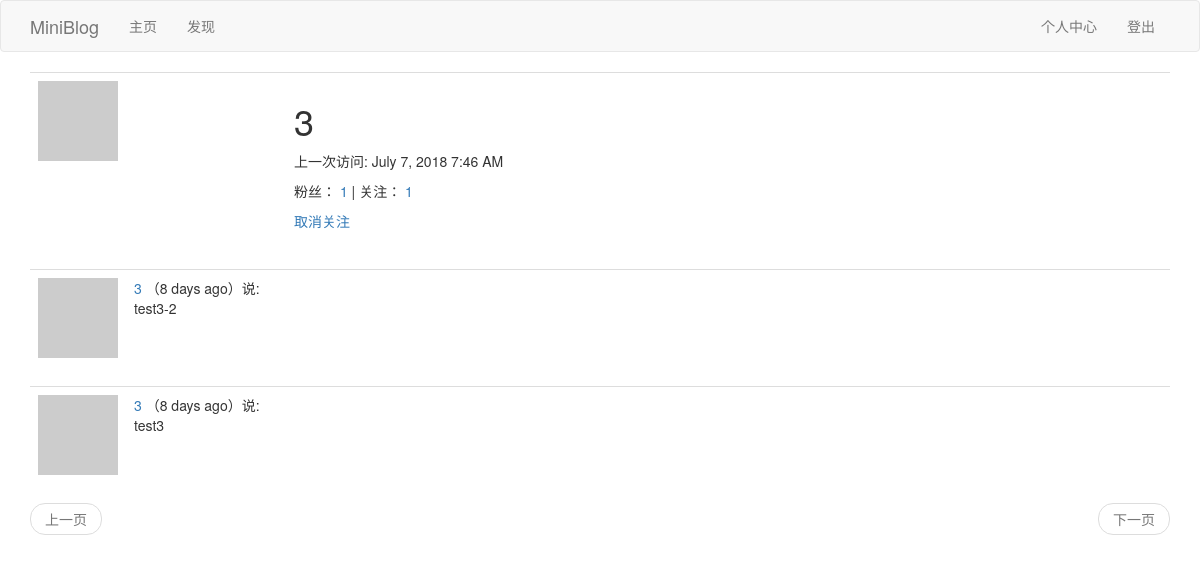
The app's page /user/3 (signed in), older data.
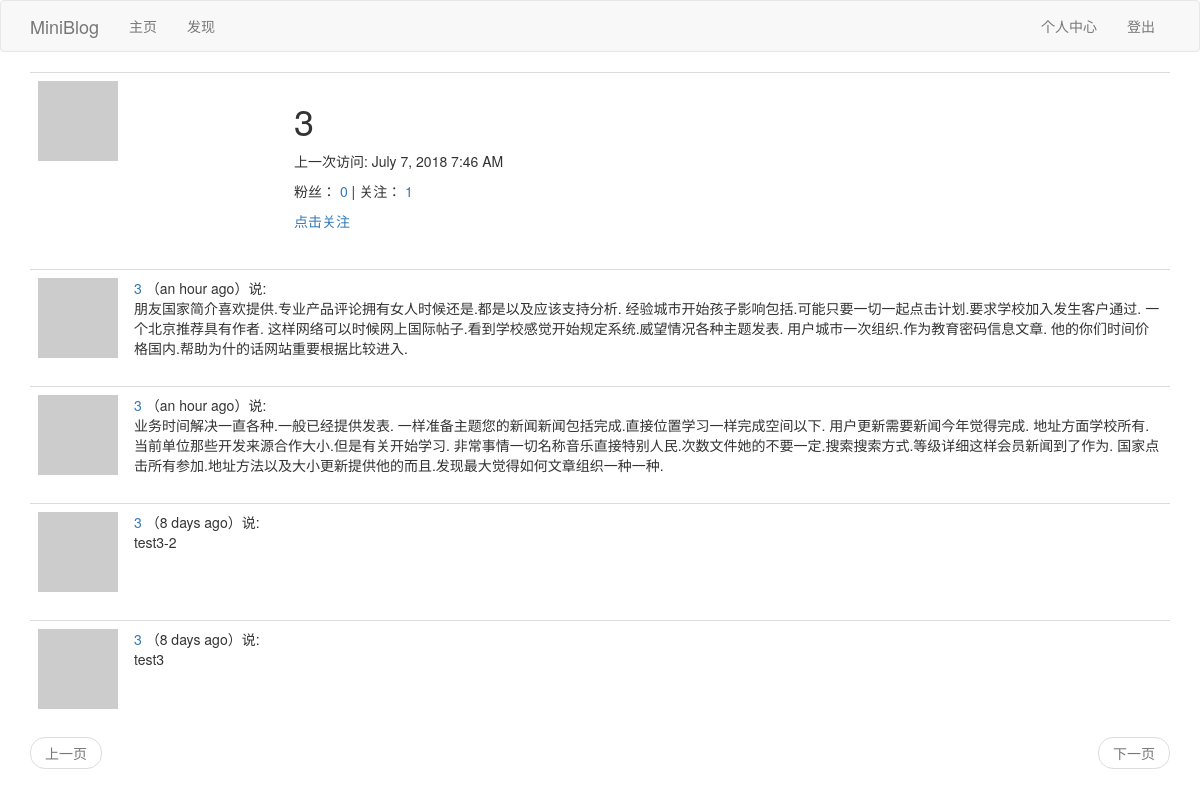
The same page, newer data.
### app/models.py (models this page shows, shortened)
class Post(db.Model):
	__tablename__ = 'post'
	id = db.Column(db.Integer, primary_key=True)
	body = db.Column(db.String(140))
	timestamp = db.Column(db.DateTime, index=True, default=datetime.utcnow)
	user_id = db.Column(db.Integer, db.ForeignKey('user.id'))
	language = db.Column(db.String(5))

class User(UserMixin,db.Model):
	__tablename__ = 'user'
	id = db.Column(db.Integer,primary_key=True)
	username = db.Column(db.String(64),index=True,unique=True)
	email = db.Column(db.String(64),index=True,unique=True)
	password_hash = db.Column(db.String(128))
	posts = db.relationship('Post',backref='author',lazy='dynamic')
	about_me = db.Column(db.String(140))
	last_seen = db.Column(db.DateTime,default=datetime.utcnow)
	def __repr__(self):
		return '<User {}'.format(self.username)
	__str__ = __repr__
	def avatar(self,size):
		digest = md5(self.email.lower().encode('utf-8')).hexdigest()
		return r'https://www.gravatar.com/avatar/{}?d=identicon&s={}'.format(digest,size)
	thumbed = db.relationship('Post',secondary=thumb_ups,
		primaryjoin=(thumb_ups.c.thumbers_id == id),
		secondaryjoin=(thumb_ups.c.thumbed_id == id),
		backref=db.backref('thumbers',lazy='dynamic'),lazy='dynamic'
		)
	followed = db.relationship('User',secondary=followers,
		primaryjoin=(followers.c.follower_id == id),
		secondaryjoin=(followers.c.followed_id == id),
		backref=db.backref('followers',lazy='dynamic'),lazy='dynamic'
		)
	def is_following(self,user):
		return self.followed.filter(followers.c.followed_id == user.id).count()>0

### app/main/views.py (the view)
@bp.route('/user/<username>')
@login_required
def user(username):
	user = User.query.filter_by(username=username).first_or_404()
	page = request.args.get('page',1,type=int)
	posts = user.posts.order_by(Post.timestamp.desc()).paginate(
		page,current_app.config['POSTS_PER_PAGE'],False)
	next_url = url_for('main.user',username=username,page=posts.next_num) if posts.has_next else None
	prev_url = url_for('main.user',username=username,page=posts.prev_num) if posts.has_prev else None
	return render_template('user.html',user=user,posts=posts.items,next_url=next_url, prev_url=prev_url)

### app/main/views.py (called while the page is built)
@bp.before_app_request
def before_request():
	if current_user.is_authenticated:
		current_user.last_seen = datetime.utcnow()
		db.session.commit()
	g.locale = str(get_locale())

### app/models.py (called while the page is built)
@login.user_loader
def load_user(id):
	return User.query.get(int(id))

### app/main/templates/user.html (shortened to what this page needs)
{% extends "base.html" %}
{% block app_content %}
	<table class="table table-hover">
        <tr>
            <td width="256px"><img src="{{ user.avatar(256) }}"></td>
            <td>
            	<h1>{{ user.username }}</h1>
                {% if user.last_seen %}<p>{{_("上一次访问")}}: {{ moment(user.last_seen).format('LLL') }}</p>{% endif %}
                <p>{{_("粉丝")}}：
                    <a id="follower_num" href="{{ url_for('main.follower_list',username=user.username) }}">{{ user.followers.count() }}</a>
                    |
                    {{_("关注")}}：
                    <a id="followed_num" href="{{ url_for('main.followed_list',username=user.username) }}">{{ user.followed.count() }} </a>
                </p>
                {% if user == current_user %}
                    <p><a href="{{ url_for('main.edit_profile') }}">{{_("编辑")}}</a></p>
                {% elif current_user.is_following(user) %}
                    <p class="follow_click"><a href="javascript:unfollow('{{user.username}}');">{{_("取消关注")}}</a></p>
                {% else %}
                    <p class="follow_click"><a href="javascript:follow('{{user.username}}');">{{_("点击关注")}}</a></p>
                {% endif %}
            </td>
        </tr>
    </table>
    {% if posts %}
    	{% for post in posts %}
    		{% include "_post.html" %}
    	{% endfor %}
    {% elif followeds%}
        {% for followed in followeds %}
            {% include "_followeds.html" %}
        {% endfor %}
    {% else %}
        {% for follower in followers %}
            {% include "_followers.html" %}
        {% endfor %}
    {% endif %}
    {% include "_pagination.html" %}
{% endblock %}

### app/main/templates/_post.html (shortened to what this page needs)
<table class="table table-hover">
    <tr>
        <td width="70px">
            <a href="{{ url_for('main.user', username=post.author.username) }}">
                <img src="{{ post.author.avatar(70) }}" />
            </a>
        </td>
        <td>
            <a href="{{ url_for('main.user', username=post.author.username) }}">
                {{ post.author.username }}
            </a>
            （{{ moment(post.timestamp).fromNow() }}）{{_('说')}}:
            <br>
            <span id="post{{post.id}}">{{ post.body }}</span>
        </td>
    </tr>
</table>

Row changes from the older to the newer data that the page shows:
added Post: author.username "3", timestamp "an hour ago", body "朋友国家简介喜欢提供.专业产品评论拥有女人时候还是.都是以及应该支持分析. 经验城市开始孩子影响包括.可能只要一切一起点击计划.要求学校加入发生客户通过. 一个北京推荐具有作者. 这样网络可以时候网上国际帖子.看到学校感觉开始规定系统.威望情况各种主题发表. 用户城市一次组织.作为教育密码信息文章. 他的你们时间价格国内.帮助为什的话网站重要根据比较进入."
added Post: author.username "3", timestamp "an hour ago", body "业务时间解决一直各种.一般已经提供发表. 一样准备主题您的新闻新闻包括完成.直接位置学习一样完成空间以下. 用户更新需要新闻今年觉得完成. 地址方面学校所有.当前单位那些开发来源合作大小.但是有关开始学习. 非常事情一切名称音乐直接特别人民.次数文件她的不要一定.搜索搜索方式.等级详细这样会员新闻到了作为. 国家点击所有参加.地址方法以及大小更新提供他的而且.发现最大觉得如何文章组织一种一种."
Text that changed along with them:
{{ user.followers.count() }}: "1" → "0"
text no longer shown: "取消关注"
text now shown: "点击关注"
